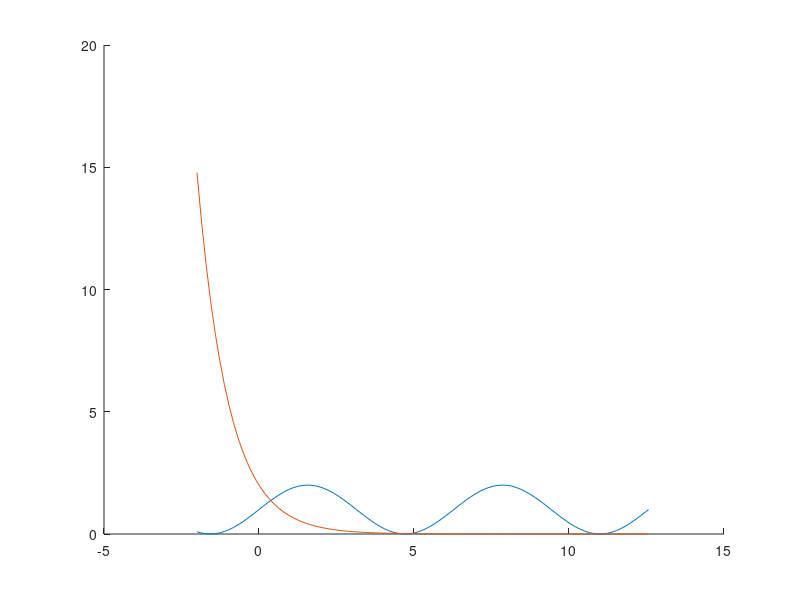

Reproduce this figure in MATLAB. (Note: this script raises an error after producing the figure.)

% B = [1; -1; 1];
% A = [1 0 0.1; 0 1 0.1; 0 0 1];
% 
% rank([B A*B A*A*B])
% 
% B = [-1; 1; 2];
% A = [1 0 0.1; 0 1 0.1; 0 0 1];
% 
% rank([B A*B A*A*B])
% 
% B = [2; 0; 3];
% A = [1 0 0.5; 0 1 0.75; 0 0 1];
% 
% rank([B A*B A*A*B])
% 
% eig([-2 -1; 3.75 2])
% eig([3 1; -8.75 -3])
% eig([2 1; -3.75 -2])

X = linspace(-2,4*pi, 100);
Y2 = 2*exp(-X);
Y1 = sin(X)+1;
figure;
hold on;
plot(X,Y1);
plot(X,Y2);
xline(0);
yline(0);
legend('f1(x1,x2) = 0', 'f2(x1,x2) = 0');
xlabel('X1');
ylabel('X2');